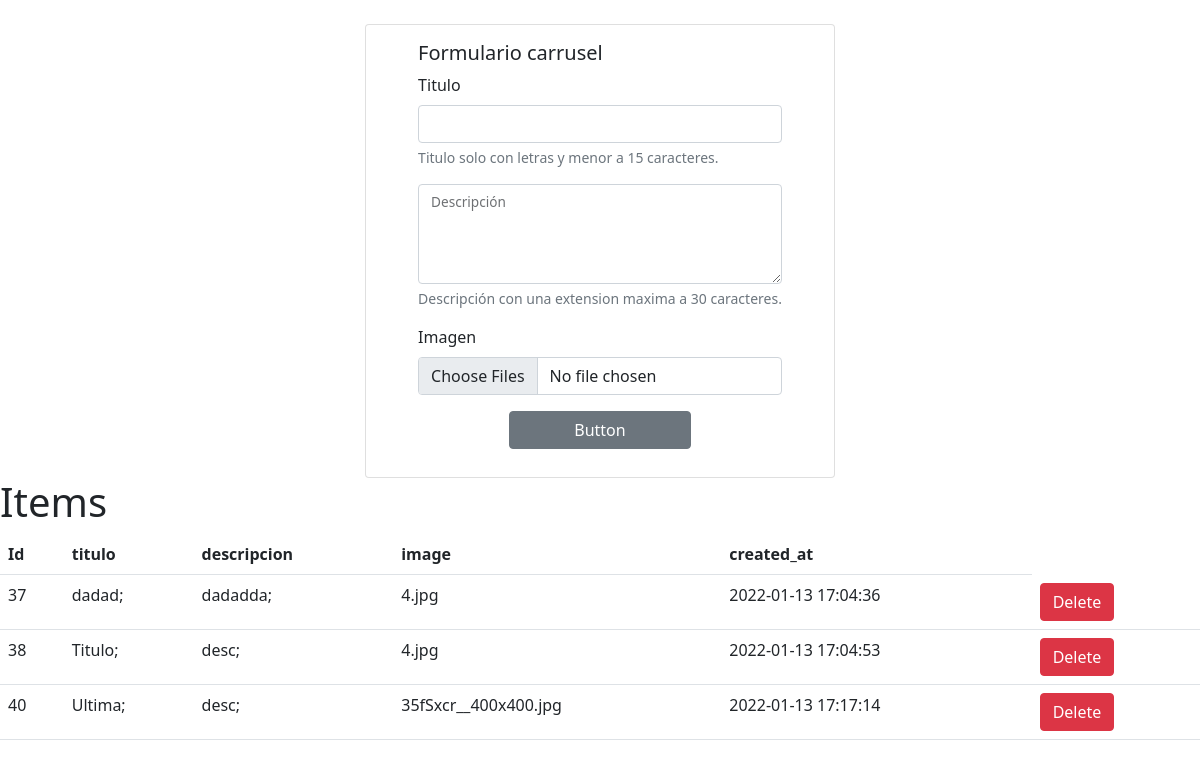
/Front-End/Componentes/Carrusel/Back-end-Carrusel/index.php, run on an earlier commit of the app's database.
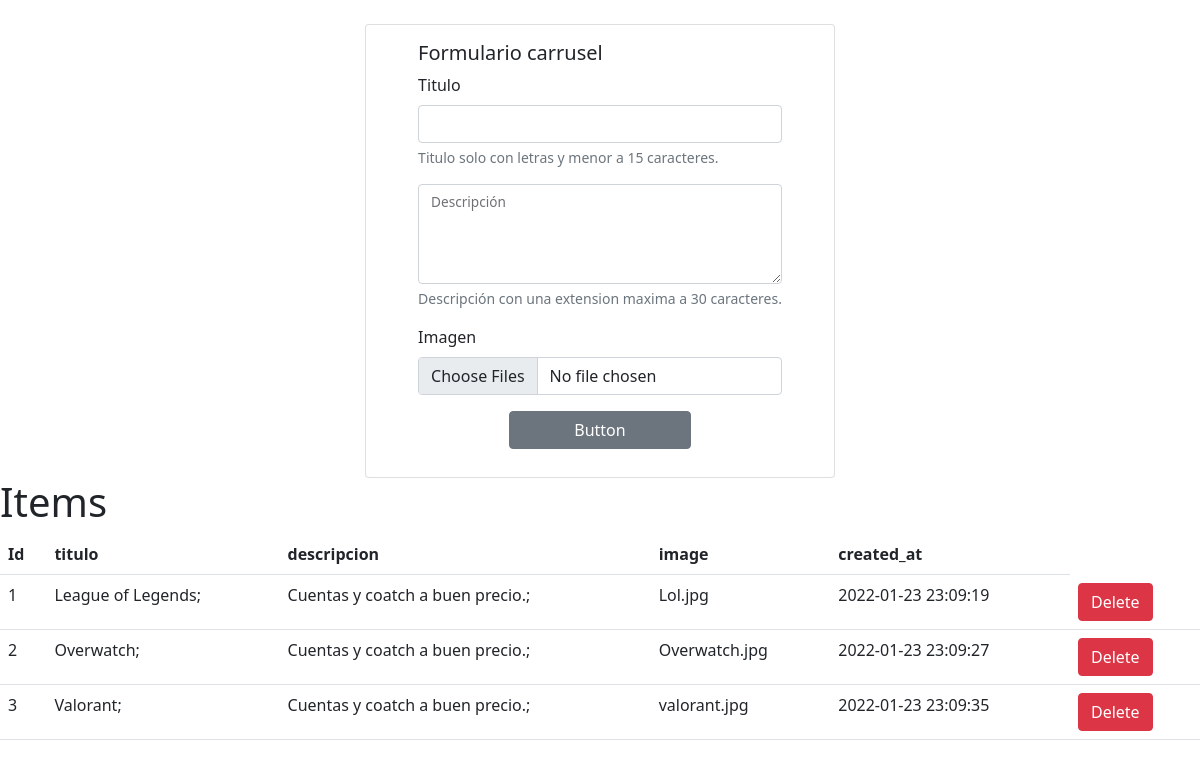
And on a later commit of the database.
### tables this page shows
CREATE TABLE `carrusel` (
  `id` int(11) NOT NULL,
  `titulo` varchar(255) DEFAULT NULL,
  `descripcion` varchar(255) DEFAULT NULL,
  `image` varchar(255) DEFAULT NULL,
  `created_at` datetime NOT NULL
);

### Front-End/Componentes/Carrusel/Back-end-Carrusel/index.php (the view, shortened to what this page needs)
<!DOCTYPE html>
<html lang="en">
<head>
    <?php
    include("../../../../Boostrap_Thinks/boostrap.php");
    ?>
</head>
<body>
    <form action="db.php" method="post">
        <div class="position-relative">
            <div class="card mx-auto mt-4 " style="max-width: 470px; align-items:center;">
                <div class="card-body">
                    <h5 class="card-title">Formulario carrusel</h5>
                    <div class="mb-3">
                        <label for="exampleInputEmail1" class="form-label">Titulo</label>
                        <input type="name" class="form-control" id="titulo" name="titulo">
                        <div id="emailHelp" class="form-text">Titulo solo con letras y menor a 15 caracteres.</div>
                    </div>
                    <div class="mb-3">
                        <div class="form-floating">
                            <textarea class="form-control" id="descripcion" name="descripcion" style="height: 100px"></textarea>
                            <label for="floatingTextarea2">Descripción</label>
                            <div id="emailHelp" class="form-text">Descripción con una extension maxima a 30 caracteres.</div>
                        </div>
                    </div>
                    <div class="mb-3">
                        <label for="formFileMultiple" class="form-label">Imagen</label>
                        <input class="form-control" type="file" id="imagen" name="imagen" multiple>
                    </div>
                    <div class="d-grid gap-2 col-6 mx-auto">
                        <button class="btn btn-secondary" type="submit">Button</button>
                    </div>
                </div>
            </div>
    </form>
    <?PHP
    function mysql_levelUp()
    {
        return new mysqli("localhost", "root", "", "levelup");
    }
    $conn = mysql_levelUp();
    $result = $conn->query("select * from carrusel");
    $chequeo = mysqli_num_rows($result);
    echo "<h1>Items</h1>";
    echo "<div>";
    if ($chequeo > 0) {
        echo
            "<table class='table'>
                <tr>
                    <th scope='col'>Id</th>
                    <th scope='col'>titulo</th>
                    <th scope='col'>descripcion</th>
                    <th scope='col'>image</th>
                    <th scope='col'>created_at</th>
                </tr>";
        while ($row = mysqli_fetch_assoc($result)) {
            echo "<tr>
                <td>" . $row['id'] . "</td>
                <td>" . $row['titulo'] . "</td>
                <td>" . $row['descripcion'] . "</td>
                <td>" . $row['image'] . "</td>
                <td>" . $row['created_at'] . "</td>
                <td>
                    <form method='post' action='db.php'>
                        <input id='delete' type='hidden' class='btn btn-danger' name='delete' value=".$row['id']."></input>
                        <button type='submit' class='btn btn-danger'>Delete</button>
                    </form>
                </td>
            </tr>
            ";
        }
        echo "</table></div>";
    } else {
        echo "No results<br>";
    }
    ?>
</body>
</html>

### Boostrap_Thinks/boostrap.php (shortened to what this page needs)
<link href="https://cdn.jsdelivr.net/npm/bootstrap@5.0.2/dist/css/bootstrap.min.css" rel="stylesheet">
<link rel="stylesheet" href="https://cdn.jsdelivr.net/npm/boxicons@latest/css/boxicons.min.css">
<link href='https://unpkg.com/boxicons@2.0.7/css/boxicons.min.css' rel='stylesheet'>

What changed in the data, as far as the page shows it:
removed carrusel: id "37", titulo "dadad;", descripcion "dadadda;", image "4.jpg", created_at "2022-01-13 17:04:36"
removed carrusel: id "38", titulo "Titulo;", descripcion "desc;", image "4.jpg", created_at "2022-01-13 17:04:53"
removed carrusel: id "40", titulo "Ultima;", descripcion "desc;", image "35fSxcr__400x400.jpg", created_at "2022-01-13 17:17:14"
added carrusel: id "1", titulo "League of Legends;", descripcion "Cuentas y coatch a buen precio.;", image "Lol.jpg", created_at "2022-01-23 23:09:19"
added carrusel: id "2", titulo "Overwatch;", descripcion "Cuentas y coatch a buen precio.;", image "Overwatch.jpg", created_at "2022-01-23 23:09:27"
added carrusel: id "3", titulo "Valorant;", descripcion "Cuentas y coatch a buen precio.;", image "valorant.jpg", created_at "2022-01-23 23:09:35"
